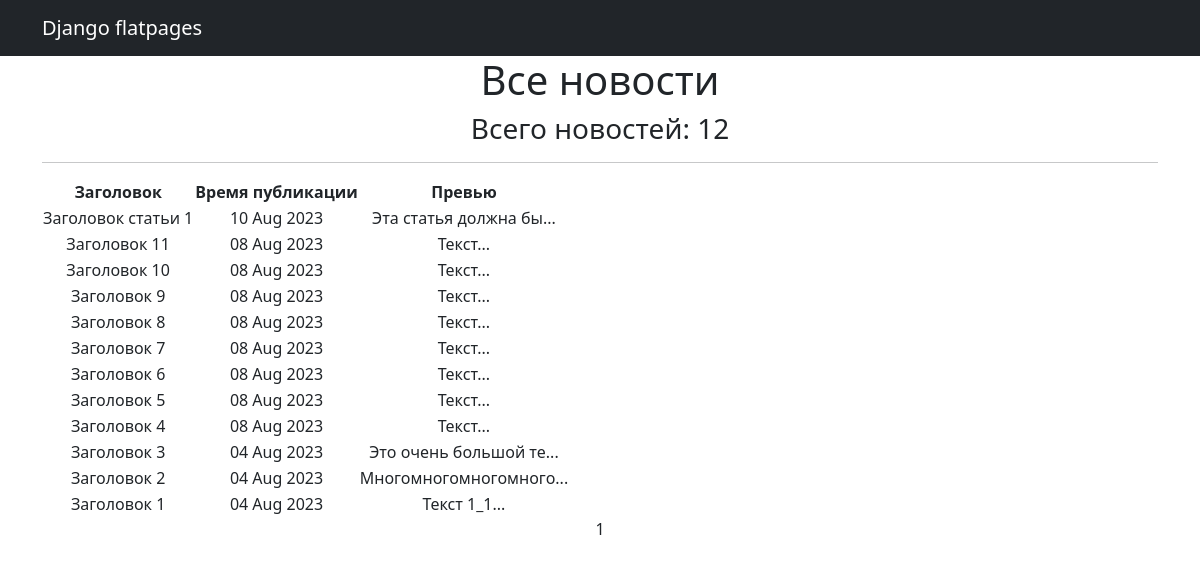
/posts/, run on the app's committed database.
### NewsPortal/models.py (models this page shows, shortened)
class Post(models.Model):
	article = 'AR'
	news = 'NW'
	TYPE = [
		(article, 'Статья'),
		(news, 'Новость')
	]
	type_post = models.CharField(max_length=2, choices=TYPE, default='NW')
	time_in = models.DateTimeField(auto_now_add=True)
	headline = models.CharField(max_length=128,)
	text = models.TextField()
	rating = models.IntegerField(default=0)
	to_author = models.ForeignKey(Author, on_delete=models.CASCADE)
	to_many_category = models.ManyToManyField(Category, through='PostCategory', related_name='n')
	def preview(self):
		return self.text[:20] + '...'

### NewsPortal/views.py (the view)
# urls.py: path('', PostList.as_view(), name='posts'),
class PostList(ListView):
    model = Post
    ordering = '-time_in'
    template_name = 'posts.html'
    context_object_name = 'posts'
    paginate_by = 50
    def get_context_data(self, *, object_list=None, **kwargs):
        context = super().get_context_data(**kwargs)
        context['time_now'] = datetime.utcnow()
        return context

### templates/posts.html (shortened to what this page needs)
<!DOCTYPE html>
{% extends 'flatpages/default.html' %}
{% block content %}
    <h1>Все новости</h1>
    <h3>Всего новостей: {{ posts|length }}</h3>
    <hr>
    {% if posts %}
        <table>
            <tr>
                <th>Заголовок</th>
                <th>Время публикации</th>
                <th>Превью</th>
            </tr>
            {% for n in posts %}
            <tr>
                <td>{{ n.headline }}</td>
                <td>{{ n.time_in|date:'d M Y'  }}</td>
                <td>{{ n.preview }}</td>
            </tr>
            {% endfor %}
        </table>
    {% else %}
        <h2>Новостей нет! Вообще нет!</h2>
    {% endif %}
    {{ page_obj.number }}
{% endblock content%}

### templates/flatpages/default.html (shortened to what this page needs)
<!DOCTYPE html>
{% load static %}
<html lang="en">
<head>
    <link href="{% static 'css/styles.css' %}" rel="stylesheet" />
</head>
<body>
    <nav class="navbar navbar-expand-lg navbar-dark bg-dark static-top">
        <div class="container">
            <a class="navbar-brand" href="#">Django flatpages</a>
    </nav>
    <div class="container">
        <div class="row">
            <div class="col-lg-12 text-center">
                {% block content %}{% endblock content %}
            </div>
        </div>
    </div>
</body>
</html>

### data on the page
Post: headline "Заголовок статьи 1", time_in "10 Aug 2023", preview "Эта статья должна бы..."
Post: headline "Заголовок 11", time_in "08 Aug 2023", preview "Текст..."
Post: headline "Заголовок 10", time_in "08 Aug 2023", preview "Текст..."
Post: headline "Заголовок 9", time_in "08 Aug 2023", preview "Текст..."
Post: headline "Заголовок 8", time_in "08 Aug 2023", preview "Текст..."
Post: headline "Заголовок 7", time_in "08 Aug 2023", preview "Текст..."
Post: headline "Заголовок 6", time_in "08 Aug 2023", preview "Текст..."
Post: headline "Заголовок 5", time_in "08 Aug 2023", preview "Текст..."
Post: headline "Заголовок 4", time_in "08 Aug 2023", preview "Текст..."
Post: headline "Заголовок 3", time_in "04 Aug 2023", preview "Это очень большой те..."
Post: headline "Заголовок 2", time_in "04 Aug 2023", preview "Многомногомногомного..."
Post: headline "Заголовок 1", time_in "04 Aug 2023", preview "Текст 1_1..."

### other printed values
{{ posts|length }} "12"
{{ page_obj.number }} "1"
